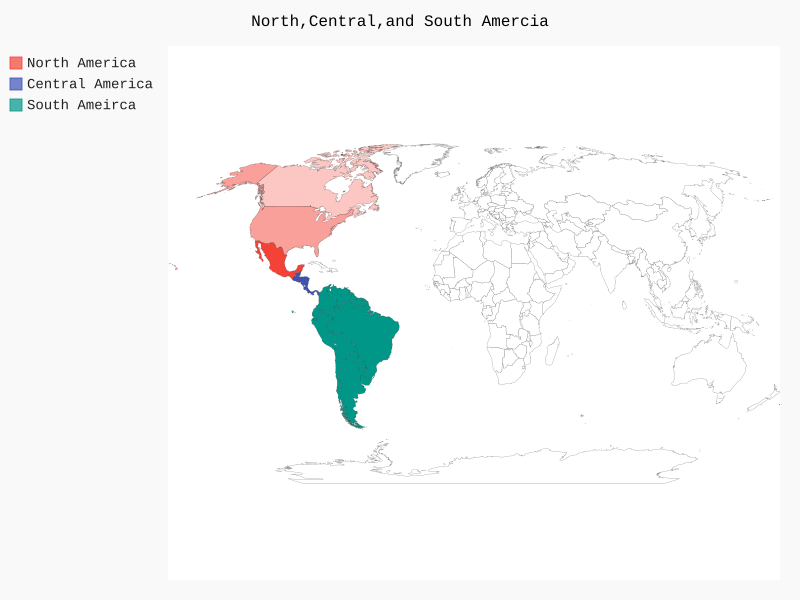

Reproduce this figure in Python.
from pygal_maps_world.maps import World

wm = World()
wm.title = 'North,Central,and South Amercia'
wm.add('North America', {'ca':34126000,'mx':309349000,'us':113423000})
wm.add('Central America',['bz','cr','gt','hn','ni','pa','sv'])
wm.add('South Ameirca',['ar','bo','br','cl','co','ec','gf','gy','pe','py','sr','uy','ve'])
wm.render_to_file('americas.svg')
